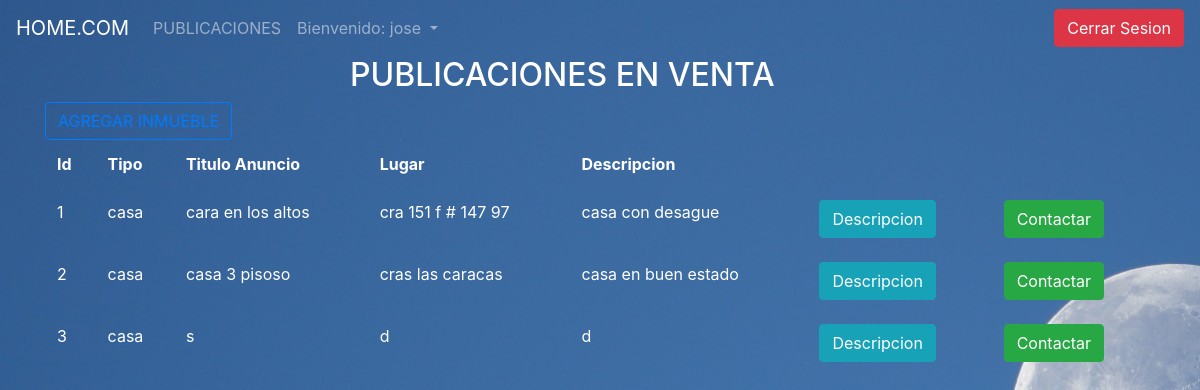
Page /vistas/vistaPrincipalVenta.php (signed in) on the earlier database version.
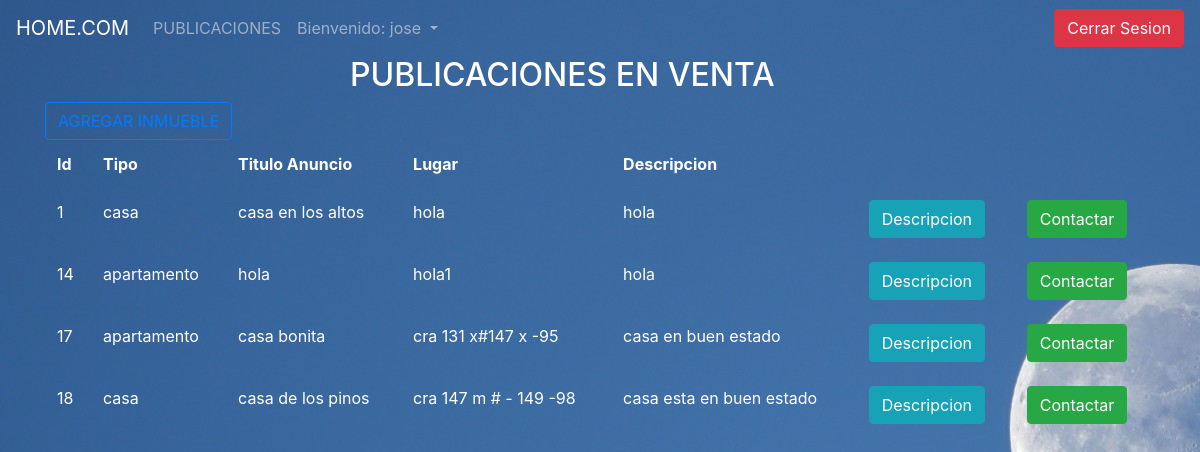
Same page on the later database version.
### tables this page shows
CREATE TABLE `inmueble` (
  `idInmueble` int(10) NOT NULL,
  `tipo_inmueble` varchar(45) NOT NULL,
  `tipo_operacion` varchar(45) NOT NULL,
  `amueblado` varchar(3) NOT NULL,
  `habitaciones` int(10) NOT NULL,
  `baños` int(10) NOT NULL,
  `metro_Cuadrado` varchar(45) NOT NULL,
  `antiguedad` varchar(45) NOT NULL,
  `estrato` int(10) NOT NULL,
  `parqueadero` varchar(3) NOT NULL,
  `administracion` varchar(3) NOT NULL,
  `pisos` int(10) NOT NULL,
  `titulo_Anuncio` varchar(45) NOT NULL,
  `descripcion` varchar(500) NOT NULL,
  `ubicacion` varchar(100) NOT NULL,
  `precio` varchar(45) NOT NULL,
  `foto` varchar(500) DEFAULT NULL,
  `propietario_id` int(10) NOT NULL
);

### modelo/claseConexion.php (called while the page is built, shortened)
<?php
class claseConexion {
    private $conexion;
    public function __construct() {
        $this->servidor="127.0.0.1";
        $this->usuario="root";
        $this->clave="";
        $this->basedatos="home";
        $this->conexion= new mysqli($this->servidor, $this->usuario,
                $this->clave, $this->basedatos);
    }
    public function ejecutarConsulta($sql){
        $contenedor=$this->conexion->query($sql);
        return $contenedor->fetch_all();
    }
}

### modelo/daoRegistroInmueble.php (called while the page is built, shortened)
<?php
require_once 'claseConexion.php';
class daoRegistroInmueble {
    public static function listarinmueble() {
        $con=new claseConexion();
        $sql="SELECT `idInmueble`, `tipo_inmueble`, `tipo_operacion`, `amueblado`, `habitaciones`, `baños`, `metro_Cuadrado`, `antiguedad`, `estrato`, `parqueadero`, `administracion`, `pisos`, `titulo_Anuncio`, `descripcion`, `ubicacion`, `precio`, `foto`, `propietario_id` FROM `inmueble` WHERE 1";
        $cont=$con->ejecutarConsulta($sql);
        return $cont;
    }
}

### vistas/vistaPrincipalVenta.php (the view, shortened to what this page needs)
<?php
require_once '../modelo/daoRegistroInmueble.php';
?>
<!doctype html>
<html lang="en">
  <head>
  </head>
  <link rel="stylesheet" href="https://cdn.jsdelivr.net/npm/bootstrap@4.5.3/dist/css/bootstrap.min.css">
  <body class="mx-auto" style="" background="../imagenes/1.jpg" >
    <?php include_once './narvarusu.php';?>
    <h2 class="mx-auto" style="width: 500px;color:#FFFFFF" >PUBLICACIONES EN VENTA</h2>
    <div class="container">
    <div><button type="button" class="btn btn-outline-primary " data-toggle="modal" data-target="#exampleModal">
            </button>
    <br>
            <table class="table table-borderless">
         <thead>
            <tr>
              <th style="color:#FFFFFF" scope="col">Id</th>
              <th style="color:#FFFFFF" scope="col">Tipo</th>
              <th style="color:#FFFFFF" scope="col">Titulo Anuncio</th>
              <th style="color:#FFFFFF" scope="col">Lugar</th>
              <th style="color:#FFFFFF" scope="col">Descripcion</th>
            </tr>
          </thead>
          <tbody>
              <?php foreach (daoRegistroInmueble::listarinmueble() as $fila): ?>
            <tr>
              <td style="color:#FFFFFF"><?=$fila[0]?></td>
              <td style="color:#FFFFFF"><?=$fila[1]?></td>
              <td style="color:#FFFFFF"><?=$fila[12]?></td>
              <td style="color:#FFFFFF"><?=$fila[14]?></td>
              <td style="color:#FFFFFF"><?=$fila[13]?></td>
              <td>
              <button type="button" class="btn btn-info" data-toggle="modal" data-target="#modaldes">
                Descripcion
              </button>
              </td>
              <td>
                  <button class="btn btn-success">Contactar</button>
              </td>
            </tr>
            <?php endforeach; ?>
          </tbody>
            </table>
    </div>
</body>
</html>

Differences in the rows shown:
removed inmueble: idInmueble "2", tipo_inmueble "casa", titulo_Anuncio "casa 3 pisoso", ubicacion "cras las caracas", descripcion "casa en buen estado"
removed inmueble: idInmueble "3", tipo_inmueble "casa", titulo_Anuncio "s", ubicacion "d", descripcion "d"
changed inmueble id 1: titulo_Anuncio "cara en los altos" → "casa en los altos"; ubicacion "cra 151 f # 147 97" → "hola"; descripcion "casa con desague" → "hola"
added inmueble: idInmueble "14", tipo_inmueble "apartamento", titulo_Anuncio "hola", ubicacion "hola1", descripcion "hola"
added inmueble: idInmueble "17", tipo_inmueble "apartamento", titulo_Anuncio "casa bonita", ubicacion "cra 131 x#147 x -95", descripcion "casa en buen estado"
added inmueble: idInmueble "18", tipo_inmueble "casa", titulo_Anuncio "casa de los pinos", ubicacion "cra 147 m # - 149 -98", descripcion "casa esta en buen estado"
